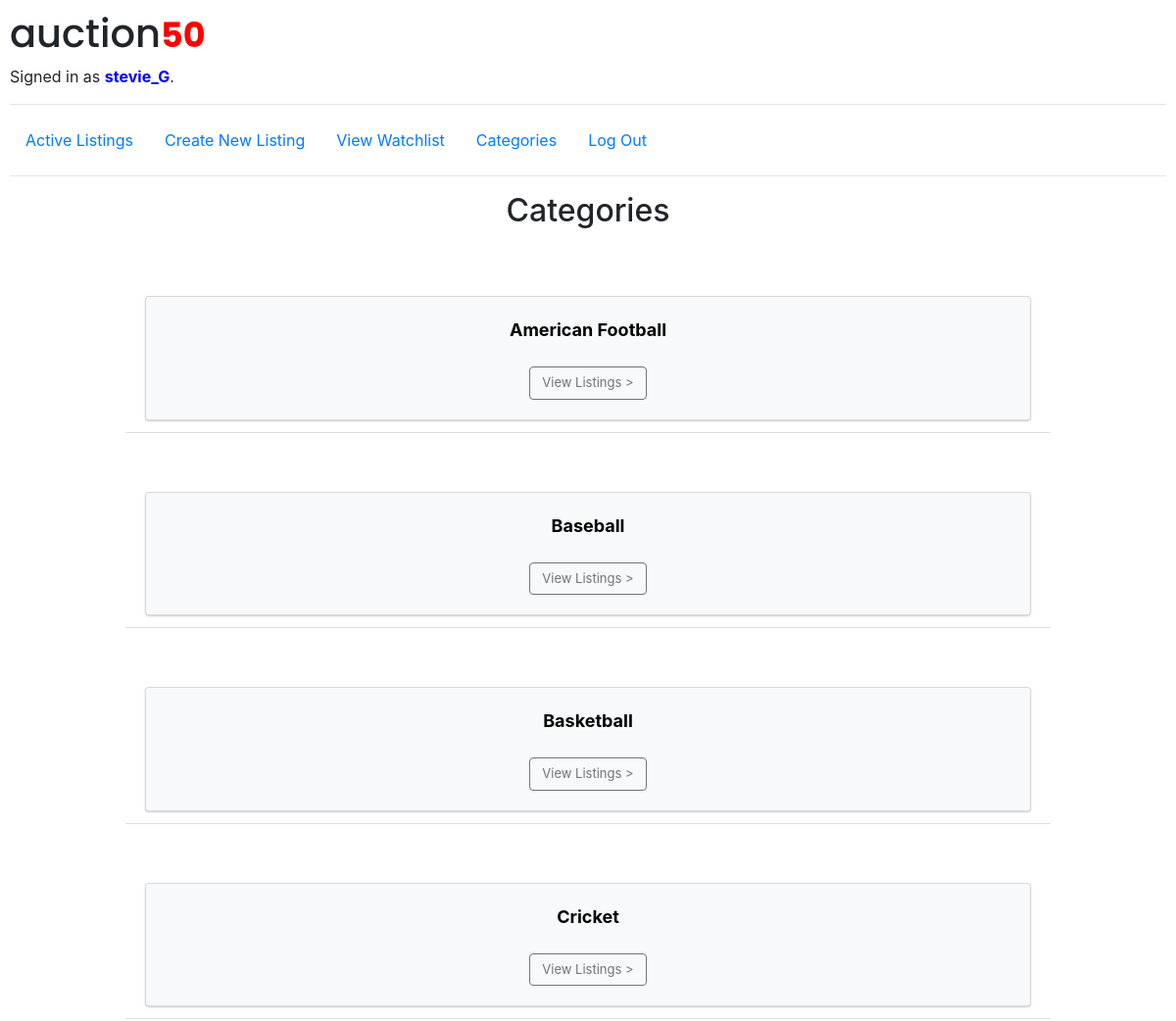
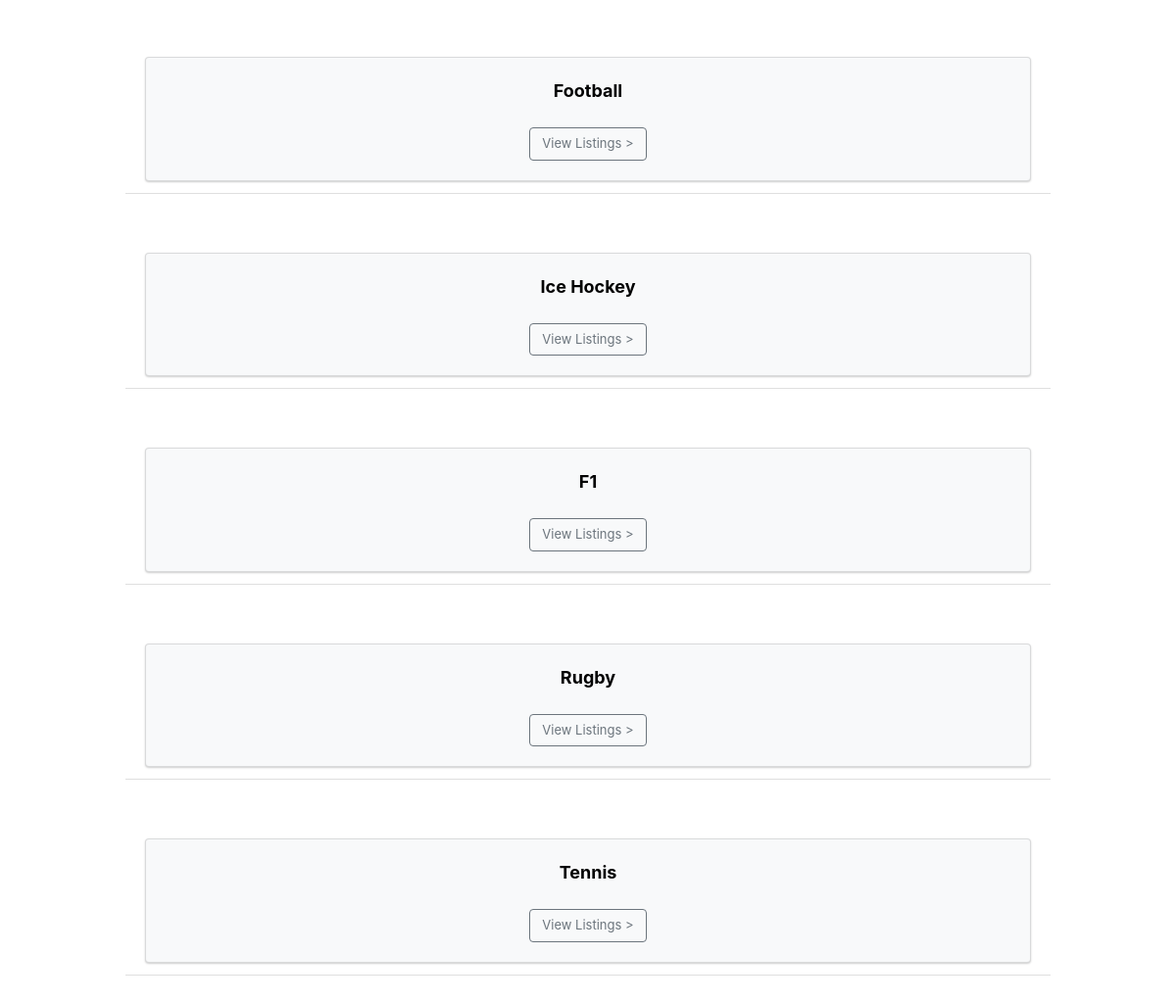
The app's page /categories (signed in) with its own data (2 pictures, top to bottom).
### auctions/models.py (models this page shows)
class User(AbstractUser):
    pass

class Categories(models.Model):
    category = models.CharField(max_length=69)
    def __str__(self):
        return f"{self.category}"

### auctions/views.py (the view, shortened to what this page needs)
# urls.py: path("categories", views.categories, name="categories")
def categories(request):
    categories = Categories.objects.all()
    items = Items.objects.all()
    if request.method == "GET":
        return render(request, "auctions/categories.html", {
            "categories": categories,
            "items": items,
            "request": request.method
        })

### auctions/templates/auctions/categories.html (shortened to what this page needs)
{% extends "auctions/layout.html" %}
{% block body %}
    <h2 style="text-align: center;">Categories</h2><br><br>
{% if request == "GET" %}
{% for category in categories %}
    <ul class="list-group list-group-flush" style="align-items: center; text-align: center;">
        <li class="list-group-item" style="width: 80%;">
            <div class="card" style="text-align: center; background-color: #f8f9fa; box-shadow: 0 1px 2px rgba(0, 0, 0, 0.2);">
                <div class="card-body">
                    <div style="color: black; font-size: large;"><strong>{{ category }}</strong></div>
                    <br>
                    <div>
                        <form action="{% url 'categories' %}" method="post"> {% csrf_token %}
                            <button style="align-items: center; font-size: small;" type="submit" class="btn btn-outline-secondary" name="view" value="{{ category }}">View Listings ></button>
                        </form>
                    </div>
                </div>
            </div>
        </li>
        <br><br>
      </ul>
{% endfor %}
{% endif %}
{% endblock %}

### auctions/templates/auctions/layout.html (shortened to what this page needs)
{% load static %}
<!DOCTYPE html>
<html lang="en">
    <head>
        <link rel="stylesheet" href="https://stackpath.bootstrapcdn.com/bootstrap/4.4.1/css/bootstrap.min.css">
        <link href="{% static 'auctions/styles.css' %}" rel="stylesheet">
    </head>
    <body>
        <h1 style="font-family: 'Poppins';">auction<span style="color: red; font-size: 35px;"><strong>50</strong></span></h1>
        <div>
            {% if user.is_authenticated %}
                Signed in as <strong style="color: blue;">{{ user.username }}</strong>.
            {% else %}
                Not signed in.
            {% endif %}
        </div>
        <hr>
        <ul class="nav">
            <li class="nav-item">
                <a class="nav-link" href="{% url 'index' %}">Active Listings</a>
            </li>
            {% if user.is_authenticated %}
                <li class="nav-item">
                    <a class="nav-link" href="{% url 'create' %}">Create New Listing</a>
                </li>
                <li class="nav-item">
                    <a class="nav-link" href="{% url 'watchlist' %}">View Watchlist</a>
                </li>
                <li class="nav-item">
                    <a class="nav-link" href="{% url 'categories' %}">Categories</a>
                </li>
                <li class="nav-item">
                    <a class="nav-link" href="{% url 'logout' %}">Log Out</a>
                </li>
            {% endif %}
        </ul>
        <hr>
        {% block body %}
        {% endblock %}
    </body>
</html>

### auctions/static/auctions/styles.css (style rules this page uses)
body { padding: 10px; }

### records on screen
User: username "stevie_G"
Categories: category "American Football"
Categories: category "Baseball"
Categories: category "Basketball"
Categories: category "Cricket"
Categories: category "Football"
Categories: category "Ice Hockey"
Categories: category "F1"
Categories: category "Rugby"
Categories: category "Tennis"
